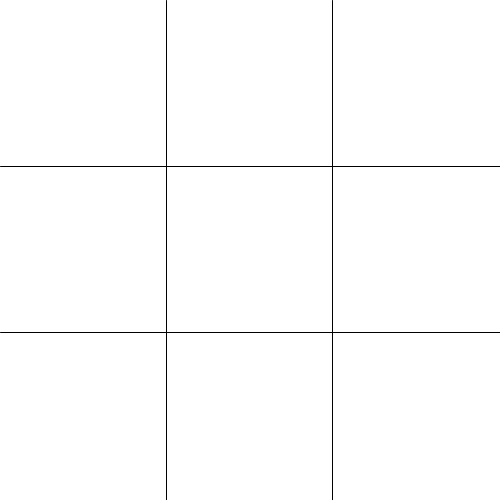
Frame 1 (no input)
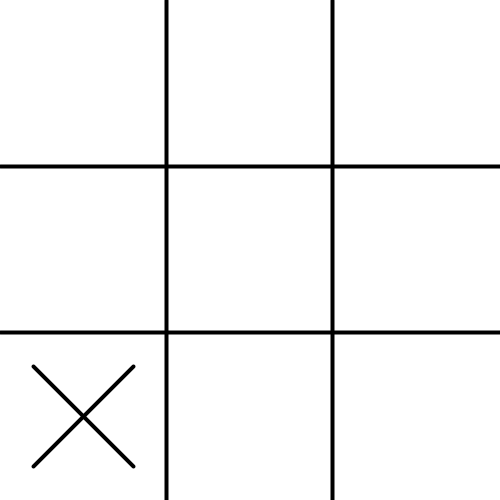
Frame 60 (the mouse pressed at the canvas centre just before this capture)
Frame 120 (the mouse held since frame 60 and released just before this capture): identical to frame 60, image omitted

The Processing sketch that drew these frames (run headless with seeded random() and noise(); from frame 60 on, the mouse is pressed at the canvas centre):

// Processing sketch: tic_tac_toe
// ── tic_tac_toe.pde
void setup() {
  size(500, 500);
}

void draw() {
  background(255);
  drawBoard();

  for (int row = 0; row < 3; row++) {
    for (int col = 0; col < 3; col++) {
      if (board[row][col] == 2) {
        drawX(row, col);
      } else if (board[row][col] == 1) {
        drawO(row, col);
      }
    }
  }

  int winner = winCondition();

  if (winner == PLAYER) {
    println("Player wins!");
    noLoop();
  }else if (winner == COMPUTER) {
    println("Computer wins!");
    noLoop();
  }
  boolean full = true;
  for (int r = 0; r < 3; r++) {
    for (int c = 0; c < 3; c++) {
      if (board[r][c] == 0) full = false;
    }
  }

  if (full && winner == 0) {
    println("It's a tie!");
    noLoop();
  }

  computersTurn();
}

void computersTurn() {
  if (turnCounter == 0) {
    switch (computersPlay){
      case 0:
        board[2][0] = COMPUTER;
        ++computersPlay;
        ++turnCounter;
        break;
      case 1:
        if (board[2][1] == 0 && board[2][2] == 0 && board[1][2] == 0) {
          board[2][2] = COMPUTER;
          ++computersPlay;
          ++turnCounter;
          break;
        }else {
          board[0][0] = COMPUTER;
          ++computersPlay;
          ++turnCounter;
          break;
        }
      case 2:
        if (board[2][0] == COMPUTER && board[2][2] == COMPUTER && board[2][1] == 0) {
          board[2][1] = COMPUTER;
          ++computersPlay;
          ++turnCounter;
          break;
        }else if (board[2][0] == COMPUTER && board[0][0] == COMPUTER && board[1][0] == 0) {
          board[1][0] = COMPUTER;
          ++computersPlay;
          ++turnCounter;
          break;
        }else {
          board[0][2] = COMPUTER;
          ++computersPlay;
          ++turnCounter;
          break;
        }
      case 3:
        if (board[0][0] == COMPUTER && board[0][2] == COMPUTER && board[0][1] == 0) {
          board[0][1] = COMPUTER;
          ++computersPlay;
          ++turnCounter;
          break;
        }else if (board[0][2] == COMPUTER && board[2][2] == COMPUTER && board[1][2] == 0) {
          board[1][2] = COMPUTER;
          ++computersPlay;
          ++turnCounter;
          break;
        }else if (board [1][1] == 0) {
          board[1][1] = COMPUTER;
          ++computersPlay;
          ++turnCounter;
          break;
        }else {
          // Random fallback
          while (true) {
            int r = int(random(9));   // picks 0–8
            int row = r / 3;
            int col = r % 3;

            if (board[row][col] == 0) {
              board[row][col] = COMPUTER;
              ++computersPlay;
              ++turnCounter;
              break;
            }
          }
          break;
        }
      case 4:
        while (true) {
          int r = int(random(9));   // picks 0–8
          int row = r / 3;
          int col = r % 3;

          if (board[row][col] == 0) {
            board[row][col] = COMPUTER;
            ++computersPlay;
            ++turnCounter;
            break;
          }
        }
        break;
    }
  }
}


void keyPressed(){
  playersTurn(key);
}

void playersTurn(char key){
  if (turnCounter == 1){
    switch (key) {
      case '0':
        if (board[0][0] == 0) {
          board[0][0] = PLAYER;
          --turnCounter;
          break;
        }else {
          println("try again");
          break;
        }

      case '1':
        if (board[0][1] == 0) {
          board[0][1] = PLAYER;
          --turnCounter;
          break;
        }else {
          println("try again");
          break;
        }

      case '2':
        if (board[0][2] == 0) {
          board[0][2] = PLAYER;
          --turnCounter;
          break;
        }else {
          println("try again");
          break;
        }

      case '3':
        if (board[1][0] == 0){
          board[1][0] = PLAYER;
          --turnCounter;
          break;
        }else {
          println("try again");
          break;
        }

      case '4':
        if (board[1][1] == 0) {
          board[1][1] = PLAYER;
          --turnCounter;
          break;
        }else {
          println("try again");
          break;
        }

      case '5':
        if (board[1][2] == 0) {
          board[1][2] = PLAYER;
          --turnCounter;
          break;
        }else {
          println("try again");
          break;
        }

      case '6':
        if (board[2][0] == 0) {
          board[2][0] = PLAYER;
          --turnCounter;
          break;
        }else {
          println("try again");
          break;
        }

      case '7':
        if (board[2][1] == 0) {
          board[2][1] = PLAYER;
          --turnCounter;
          break;
        }else {
          println("try again");
          break;
        }

      case '8':
        if (board[2][2] == 0) {
          board[2][2] = PLAYER;
          --turnCounter;
          break;
        }else {
          println("try again");
          break;
        }

      default:
        println("invalid input");
        break;

    }
  }
}

int winCondition() {
  for (int r = 0; r < 3; r++) {
    if (board[r][0] != 0 && board[r][0] == board[r][1] && board[r][1] == board[r][2]) {
      return board[r][0];
    }
  }

  for (int c = 0; c < 3; c++) {
    if (board[0][c] != 0 && board[0][c] == board[1][c] && board[1][c] == board[2][c]) {
      return board[0][c];
    }
  }

  if (board[0][0] != 0 && board[0][0] == board[1][1] && board[1][1] == board[2][2]) {
    return board[0][0];
  }

  if (board[0][2] != 0 && board[0][2] == board[1][1] && board[1][1] == board[2][0]) {
    return board[0][2];
  }

  return 0;
}

// ── board.pde
int[][] board = {
  {0, 0, 0},
  {0, 0, 0},
  {0, 0, 0}
};

// ── constants.pde
final int PLAYER = 1;
final int COMPUTER = 2;
int turnCounter = 0;
int computersPlay = 0;

// ── shapes.pde
float cellSize = 500.0 / 3;

void drawX(int row, int col) {
  float xCenter = col * cellSize + cellSize / 2;
  float yCenter = row * cellSize + cellSize / 2;

  stroke(0);
  strokeWeight(4);

  float offset = 50;
  line(xCenter - offset, yCenter - offset, xCenter + offset, yCenter + offset);
  line(xCenter - offset, yCenter + offset, xCenter + offset, yCenter - offset);
}

void drawO(int row, int col) {
  float xCenter = col * cellSize + cellSize / 2;
  float yCenter = row * cellSize + cellSize / 2;

  stroke(0);
  strokeWeight(4);
  noFill();
  ellipse(xCenter, yCenter, 100, 100);
}

void drawBoard(){
  line(166, 0, 166, 500);
  line(332, 0, 332, 500);

  line(0, 166, 500, 166);
  line(0, 332, 500, 332);
}
